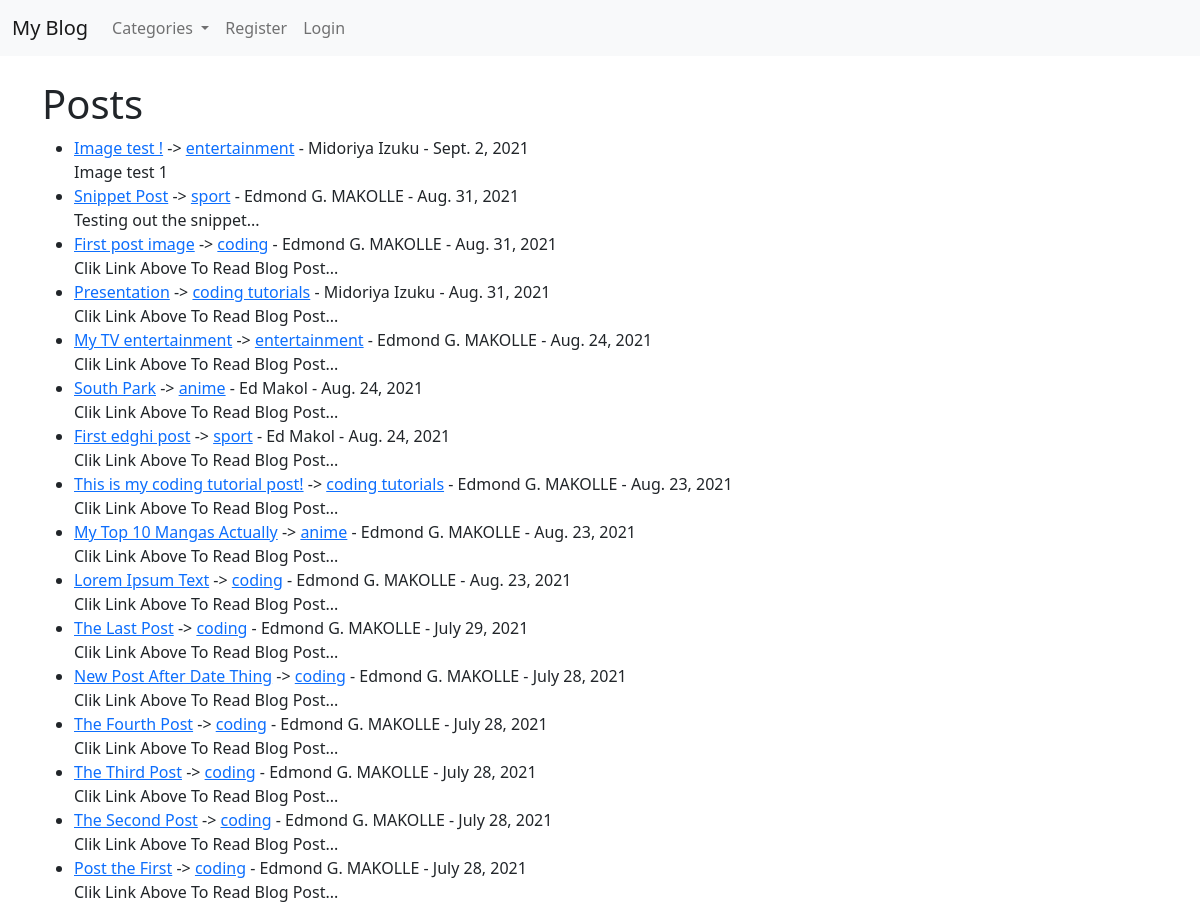
The app's page /, older data.
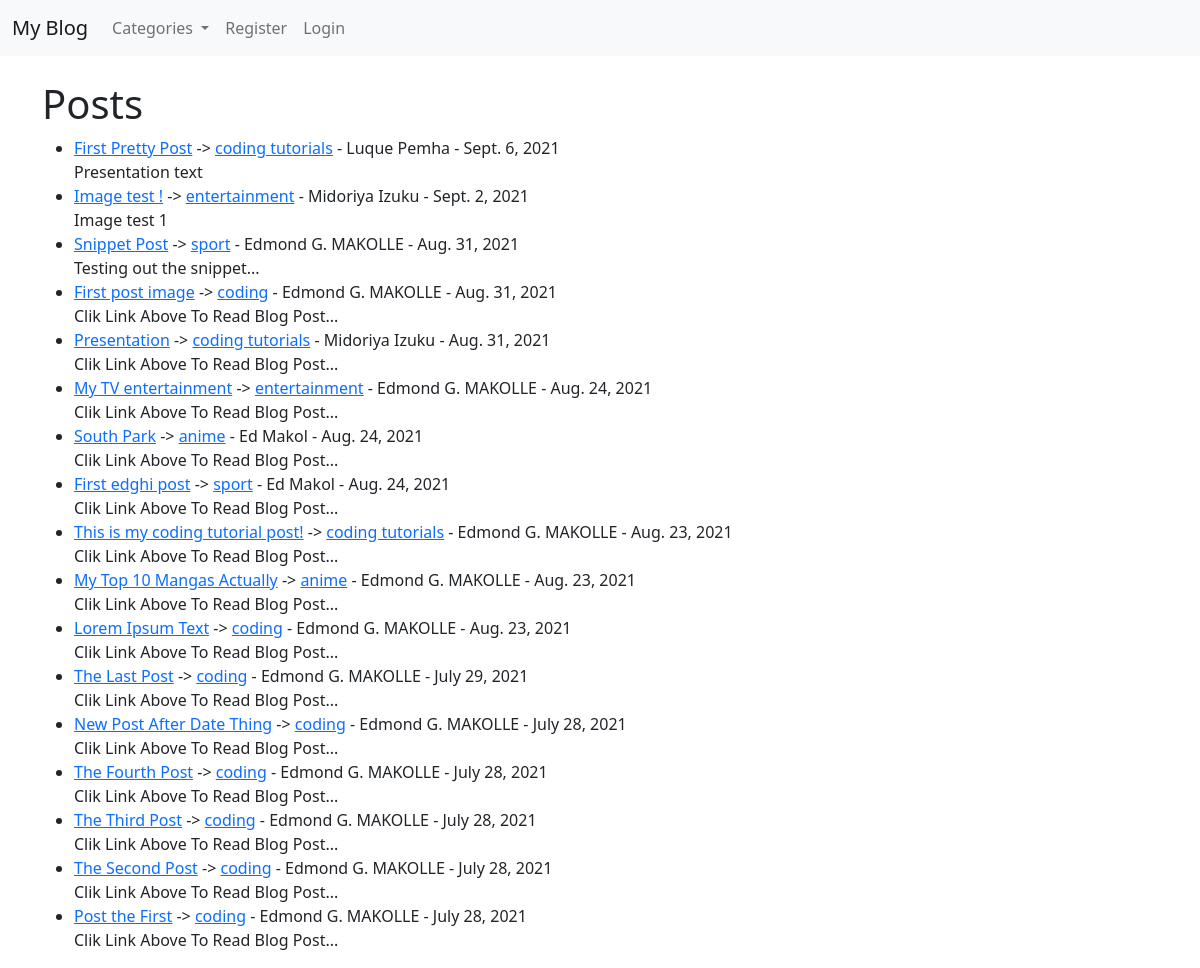
The same page, newer data.
### theblog/models.py (models this page shows, shortened)
class Post (models.Model):
    title = models.CharField(max_length=255)
    header_image = models.ImageField(blank=True, null=True, upload_to="images/")
    author = models.ForeignKey(User, on_delete=models.CASCADE)
    body = RichTextField(blank=True, null=True)
    post_date = models.DateField(auto_now_add=True)
    category = models.CharField(max_length=255, default='coding')
    snippet = models.CharField(max_length=255)
    likes = models.ManyToManyField(User, related_name='blog_posts')

### theblog/views.py (the view)
# urls.py: path('', HomeView.as_view(), name="home"),
class HomeView(ListView):
    model = Post
    template_name = 'home.html'
    ordering = ['-id']  # Permet d'ordonner les Postes, ici c'est du plus recent au plus ancien
    """ Cette fonction permet de recuperer toutes les categories et de les afficher (dropdown) dans la
    vue choisit (ici HomeView) """
    def get_context_data(self, *args, **kwargs):
        cat_menu = Category.objects.all()
        context = super(HomeView, self).get_context_data(*args, **kwargs)
        context["cat_menu"] = cat_menu
        return context

### theblog/models.py (called while the page is built)
    def __str__(self):
        return self.name

### theblog/templates/home.html (shortened to what this page needs)
{% extends 'base.html' %}
{% block content %}
    <h1>Posts</h1>
    <ul>
        {% for post in object_list %}
            <li>
                <a href="{% url 'article-detail' post.pk %}">{{ post.title}}</a> ->
                <a href="{% url 'category' post.category|slugify %}">{{ post.category}}</a> -
                {{ post.author.first_name }} {{ post.author.last_name }} -
                {{ post.post_date }}
                <br>
                {{ post.snippet }}
                <br>
            </li>
        {% endfor %}
    </ul>
{% endblock %}

Row changes from the older to the newer data that the page shows:
added Post: title "First Pretty Post", category "coding tutorials", author.first_name "Luque", author.last_name "Pemha", post_date "Sept. 6, 2021", snippet "Presentation text"
